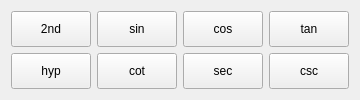
      <widget class="QWidget" name="trigo_tab">
       <attribute name="title">
        <string>Trigomometry</string>
       </attribute>
       <layout class="QGridLayout" name="gridLayout_12">
        <item row="0" column="0">
         <layout class="QGridLayout" name="gridLayout_4">
          <item row="1" column="1">
           <widget class="QPushButton" name="pushButton_cot">
            <property name="sizePolicy">
             <sizepolicy hsizetype="Expanding" vsizetype="Expanding">
              <horstretch>0</horstretch>
              <verstretch>0</verstretch>
             </sizepolicy>
            </property>
            <property name="text">
             <string>cot</string>
            </property>
           </widget>
          </item>
          <item row="0" column="1">
           <widget class="QPushButton" name="pushButton_sin">
            <property name="sizePolicy">
             <sizepolicy hsizetype="Expanding" vsizetype="Expanding">
              <horstretch>0</horstretch>
              <verstretch>0</verstretch>
             </sizepolicy>
            </property>
            <property name="text">
             <string>sin</string>
            </property>
           </widget>
          </item>
          <item row="1" column="3">
           <widget class="QPushButton" name="pushButton_csc">
            <property name="sizePolicy">
             <sizepolicy hsizetype="Expanding" vsizetype="Expanding">
              <horstretch>0</horstretch>
              <verstretch>0</verstretch>
             </sizepolicy>
            </property>
            <property name="text">
             <string>csc</string>
            </property>
           </widget>
          </item>
          <item row="0" column="0">
           <widget class="QPushButton" name="pushButton_2ndt">
            <property name="sizePolicy">
             <sizepolicy hsizetype="Expanding" vsizetype="Expanding">
              <horstretch>0</horstretch>
              <verstretch>0</verstretch>
             </sizepolicy>
            </property>
            <property name="text">
             <string>2nd</string>
            </property>
           </widget>
          </item>
          <item row="1" column="0">
           <widget class="QPushButton" name="pushButton_hyp">
            <property name="sizePolicy">
             <sizepolicy hsizetype="Expanding" vsizetype="Expanding">
              <horstretch>0</horstretch>
              <verstretch>0</verstretch>
             </sizepolicy>
            </property>
            <property name="text">
             <string>hyp</string>
            </property>
           </widget>
          </item>
          <item row="0" column="2">
           <widget class="QPushButton" name="pushButton_cos">
            <property name="sizePolicy">
             <sizepolicy hsizetype="Expanding" vsizetype="Expanding">
              <horstretch>0</horstretch>
              <verstretch>0</verstretch>
             </sizepolicy>
            </property>
            <property name="text">
             <string>cos</string>
            </property>
           </widget>
          </item>
          <item row="1" column="2">
           <widget class="QPushButton" name="pushButton_sec">
            <property name="sizePolicy">
             <sizepolicy hsizetype="Expanding" vsizetype="Expanding">
              <horstretch>0</horstretch>
              <verstretch>0</verstretch>
             </sizepolicy>
            </property>
            <property name="text">
             <string>sec</string>
            </property>
           </widget>
          </item>
          <item row="0" column="3">
           <widget class="QPushButton" name="pushButton_tan">
            <property name="sizePolicy">
             <sizepolicy hsizetype="Expanding" vsizetype="Expanding">
              <horstretch>0</horstretch>
              <verstretch>0</verstretch>
             </sizepolicy>
            </property>
            <property name="text">
             <string>tan</string>
            </property>
           </widget>
          </item>
         </layout>
        </item>
       </layout>
      </widget>
